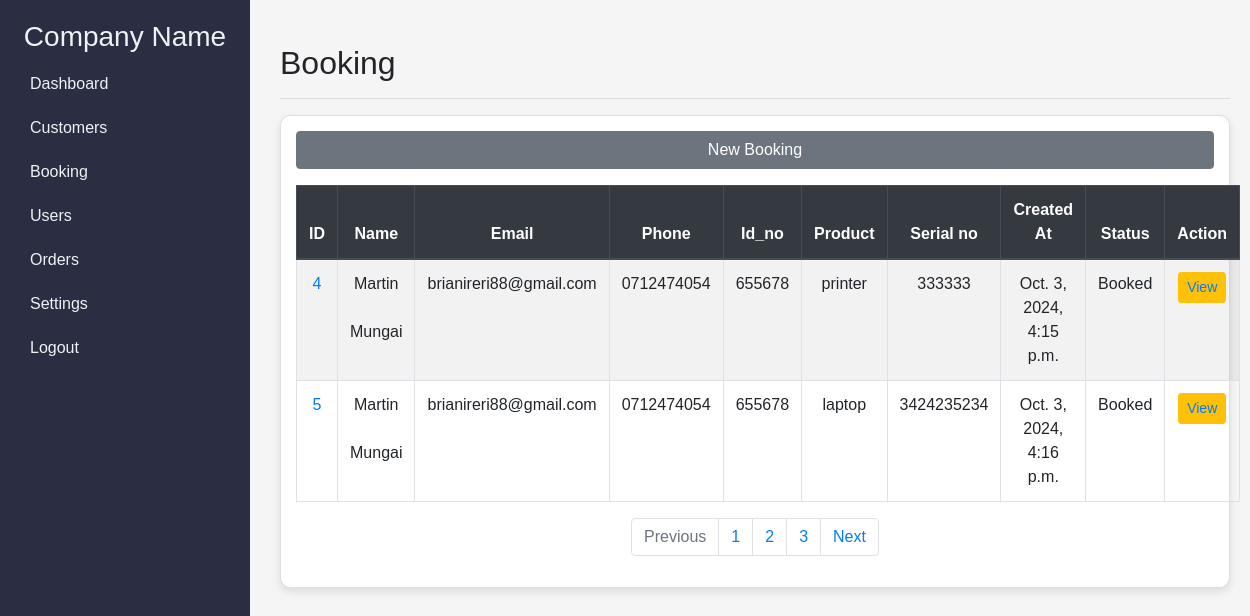
The page /records (signed in) on the database its author committed.
### project/models.py (models this page shows, shortened)
class Record(models.Model):
    created_at = models.DateTimeField(auto_now_add=True)
    customer = models.ForeignKey(Customer, on_delete=models.CASCADE, default=1)  # ForeignKey to Customer model
    product = models.ForeignKey(Product, on_delete=models.CASCADE, default=1)
    Serial_no = models.CharField(max_length=50)
    class Meta:
        verbose_name_plural = 'Records'

class Customer(models.Model):
    created_at = models.DateTimeField(auto_now_add=True)
    first_name = models.CharField(max_length=50)
    last_name =  models.CharField(max_length=50)
    email =  models.CharField(max_length=100)
    phone =  models.CharField(max_length=15)
    Id_no  =  models.CharField(max_length=100, unique=True)
    class Meta:
        verbose_name_plural = 'Customer'

class Product(models.Model):
    name = models.CharField(max_length=50)
    def __str__(self):
        return self.name
    class Meta:
        verbose_name_plural = 'Products'

### project/views.py (the view)
# urls.py: path('records', views.record, name='records'),
@login_required(login_url='login')
def record(request):
    records = Record.objects.all()
    return render(request, 'records.html', {'records':records})

### project/templates/records.html
{% extends 'admin/admin_dashboard.html' %}
{% load static %}
{% block content %}
{% if user.is_authenticated%}
    <div class="content">
        <h2>Booking</h2>
        <hr>
        <div class="card card-body">
            <a class="btn btn-secondary mb-3" href="{% url 'add_record' %}">New Booking</a>
            <table class="table table-striped table-bordered">
                <thead class="thead-dark">
                    <tr>
						<th scope="col">ID</th>
                        <th scope="col">Name</th>
						<th scope="col">Email</th>
						<th scope="col">Phone</th>
						<th scope="col">Id_no</th>
						<th scope="col">Product</th>
						<th scope="col">Serial no</th>
						<th scope="col">Created At</th>
						<th scope="col">Status</th>
						<th scope="col">Action</th>
                    </tr>
                </thead>
                <tbody>
                    {% for record in records %}
                    <tr>
				        <td><a href="{% url 'booking_record' record.id %}">{{ record.id }}</a></td>
						<td>{{ record.customer.first_name }} &nbsp; {{ record.customer.last_name }}</a></td>
						<td>{{ record.customer.email }}</td>
						<td>{{ record.customer.phone }}</td>
					    <td>{{ record.customer.Id_no }}</td>
						<td>{{ record.product }}</td>
						<td>{{ record.Serial_no }}</td>
						<td>{{ record.created_at }}</td>
					    <td>Booked</a></td>
                        <td><button class="btn btn-sm btn-warning"><a href="{% url 'booking_record' record.id %} ">View</a></button></td>
					 </tr>
                    {% endfor %}
                </tbody>
            </table>
            <nav aria-label="Page navigation">
                <ul class="pagination justify-content-center">
                    <li class="page-item disabled">
                        <a class="page-link" href="#" tabindex="-1">Previous</a>
                    </li>
                    <li class="page-item"><a class="page-link" href="#">1</a></li>
                    <li class="page-item"><a class="page-link" href="#">2</a></li>
                    <li class="page-item"><a class="page-link" href="#">3</a></li>
                    <li class="page-item">
                        <a class="page-link" href="#">Next</a>
                    </li>
                </ul>
            </nav>
        </div>
    </div>
	{% else %}
	{% include 'login.html' %}
	{% endif %}
	{% endblock %}

### project/templates/admin/admin_dashboard.html (shortened to what this page needs)
{% load static %}
<!DOCTYPE html>
<html lang="en">
<head>
    <link rel="stylesheet" href="https://stackpath.bootstrapcdn.com/bootstrap/4.5.2/css/bootstrap.min.css">
</head>
<body>
    <div class="container">
        <br>
    </div>
    <div class="sidebar">
        <h3>Company Name</h3>
        <a href="#">Dashboard</a>
        <a href="{% url 'customer' %}">Customers</a>
        <a href="{% url 'records' %}">Booking</a>
        <a href="#">Users</a>
        <a href="#">Orders</a>
        <a href="#">Settings</a>
        <a href="{% url 'logout' %}">Logout</a>
    </div>
{% block content%}
{% endblock %}
</body>
</html>

### project/templates/admin/admin_dashboard.html (style rules this page uses)
body { font-family: 'Arial', sans-serif; background-color: #f5f5f5; }
.sidebar { background-color: #2b2d42; height: 100vh; padding: 20px; position: fixed; top: 0; left: 0; width: 250px; }
.sidebar h3 { color: #edf2f4; text-align: center; }
.sidebar a { display: block; padding: 10px; color: #edf2f4; text-decoration: none; }
.content { margin-left: 260px; padding: 20px; }
.card { background-color: #fff; border-radius: 10px; padding: 15px; box-shadow: 0 4px 8px rgba(0, 0, 0, 0.1); }
.table th, .table td { text-align: center; }

### rows shown on the page
Record: id "4", customer.first_name "Martin", customer.last_name "Mungai", customer.email "brianireri88@gmail.com", customer.phone "0712474054", customer.Id_no "655678", product "printer", Serial_no "333333", created_at "Oct. 3, 2024, 4:15 p.m."
Record: id "5", customer.first_name "Martin", customer.last_name "Mungai", customer.email "brianireri88@gmail.com", customer.phone "0712474054", customer.Id_no "655678", product "laptop", Serial_no "3424235234", created_at "Oct. 3, 2024, 4:16 p.m."
